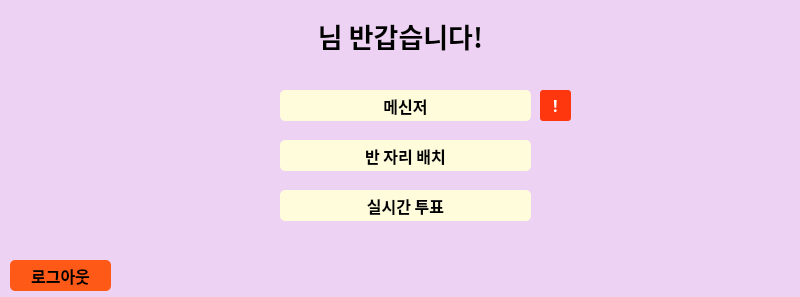
<?xml version="1.0" encoding="UTF-8"?>
<ui version="4.0">
 <class>Dialog</class>
 <widget class="QDialog" name="Dialog">
  <property name="geometry">
   <rect>
    <x>0</x>
    <y>0</y>
    <width>800</width>
    <height>297</height>
   </rect>
  </property>
  <property name="windowTitle">
   <string>Dialog</string>
  </property>
  <widget class="QLabel" name="label">
   <property name="geometry">
    <rect>
     <x>0</x>
     <y>0</y>
     <width>801</width>
     <height>391</height>
    </rect>
   </property>
   <property name="styleSheet">
    <string notr="true">background-color : #EDD2F3;</string>
   </property>
   <property name="text">
    <string/>
   </property>
   <property name="indent">
    <number>-1</number>
   </property>
  </widget>
  <widget class="QPushButton" name="voteBtn">
   <property name="geometry">
    <rect>
     <x>280</x>
     <y>190</y>
     <width>251</width>
     <height>31</height>
    </rect>
   </property>
   <property name="font">
    <font>
     <family>Noto Sans CJK KR Black</family>
     <pointsize>12</pointsize>
     <weight>75</weight>
     <bold>true</bold>
    </font>
   </property>
   <property name="styleSheet">
    <string notr="true">background-color : #FFFCDC;
border-radius : 5px;</string>
   </property>
   <property name="text">
    <string>실시간 투표</string>
   </property>
  </widget>
  <widget class="QLabel" name="welcomeLabel">
   <property name="geometry">
    <rect>
     <x>0</x>
     <y>0</y>
     <width>801</width>
     <height>71</height>
    </rect>
   </property>
   <property name="font">
    <font>
     <family>Noto Sans CJK KR Black</family>
     <pointsize>20</pointsize>
     <weight>75</weight>
     <bold>true</bold>
    </font>
   </property>
   <property name="text">
    <string>님 반갑습니다!</string>
   </property>
   <property name="alignment">
    <set>Qt::AlignCenter</set>
   </property>
  </widget>
  <widget class="QPushButton" name="shuffleBtn">
   <property name="geometry">
    <rect>
     <x>280</x>
     <y>140</y>
     <width>251</width>
     <height>31</height>
    </rect>
   </property>
   <property name="font">
    <font>
     <family>Noto Sans CJK KR Black</family>
     <pointsize>12</pointsize>
     <weight>75</weight>
     <bold>true</bold>
    </font>
   </property>
   <property name="styleSheet">
    <string notr="true">background-color : #FFFCDC;
border-radius : 5px;</string>
   </property>
   <property name="text">
    <string>반 자리 배치</string>
   </property>
  </widget>
  <widget class="QPushButton" name="msgBtn">
   <property name="geometry">
    <rect>
     <x>280</x>
     <y>90</y>
     <width>251</width>
     <height>31</height>
    </rect>
   </property>
   <property name="font">
    <font>
     <family>Noto Sans CJK KR Black</family>
     <pointsize>12</pointsize>
     <weight>75</weight>
     <bold>true</bold>
    </font>
   </property>
   <property name="styleSheet">
    <string notr="true">background-color : #FFFCDC;
border-radius : 5px;</string>
   </property>
   <property name="text">
    <string>메신저</string>
   </property>
  </widget>
  <widget class="QPushButton" name="logoutBtn">
   <property name="geometry">
    <rect>
     <x>10</x>
     <y>260</y>
     <width>101</width>
     <height>31</height>
    </rect>
   </property>
   <property name="font">
    <font>
     <family>Noto Sans CJK KR Black</family>
     <pointsize>12</pointsize>
     <weight>75</weight>
     <bold>true</bold>
    </font>
   </property>
   <property name="styleSheet">
    <string notr="true">background-color : rgb(255, 89, 24);
border-radius : 5px;</string>
   </property>
   <property name="text">
    <string>로그아웃</string>
   </property>
  </widget>
  <widget class="QLabel" name="newMessage">
   <property name="geometry">
    <rect>
     <x>540</x>
     <y>90</y>
     <width>31</width>
     <height>31</height>
    </rect>
   </property>
   <property name="font">
    <font>
     <family>Noto Sans CJK KR Black</family>
     <pointsize>12</pointsize>
     <weight>75</weight>
     <bold>true</bold>
    </font>
   </property>
   <property name="styleSheet">
    <string notr="true">background-color : rgb(255, 55, 15);
border-radius : 3px;
color : white;</string>
   </property>
   <property name="text">
    <string>!</string>
   </property>
   <property name="alignment">
    <set>Qt::AlignCenter</set>
   </property>
  </widget>
 </widget>
 <resources/>
 <connections/>
</ui>
